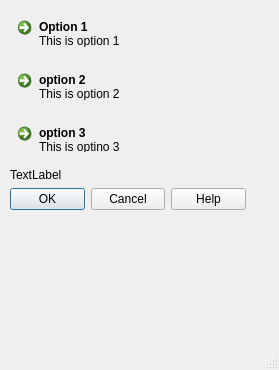
<?xml version="1.0" encoding="UTF-8"?>
<ui version="4.0">
 <class>MainWindow</class>
 <widget class="QMainWindow" name="MainWindow">
  <property name="geometry">
   <rect>
    <x>0</x>
    <y>0</y>
    <width>279</width>
    <height>370</height>
   </rect>
  </property>
  <property name="windowTitle">
   <string>MainWindow</string>
  </property>
  <widget class="QWidget" name="centralwidget">
   <widget class="QWidget" name="">
    <property name="geometry">
     <rect>
      <x>10</x>
      <y>10</y>
      <width>236</width>
      <height>200</height>
     </rect>
    </property>
    <layout class="QVBoxLayout" name="verticalLayout">
     <item>
      <widget class="QCommandLinkButton" name="commandLinkButton">
       <property name="text">
        <string>Option 1</string>
       </property>
       <property name="description">
        <string>This is option 1</string>
       </property>
      </widget>
     </item>
     <item>
      <widget class="QCommandLinkButton" name="commandLinkButton_2">
       <property name="text">
        <string>option 2</string>
       </property>
       <property name="description">
        <string>This is option 2</string>
       </property>
      </widget>
     </item>
     <item>
      <widget class="QCommandLinkButton" name="commandLinkButton_3">
       <property name="whatsThis">
        <string/>
       </property>
       <property name="text">
        <string>option 3</string>
       </property>
       <property name="description">
        <string>This is optino 3</string>
       </property>
      </widget>
     </item>
     <item>
      <widget class="QLabel" name="label">
       <property name="text">
        <string>TextLabel</string>
       </property>
      </widget>
     </item>
     <item>
      <widget class="QDialogButtonBox" name="buttonBox">
       <property name="standardButtons">
        <set>QDialogButtonBox::Cancel|QDialogButtonBox::Help|QDialogButtonBox::Ok</set>
       </property>
      </widget>
     </item>
    </layout>
   </widget>
  </widget>
  <widget class="QMenuBar" name="menubar">
   <property name="geometry">
    <rect>
     <x>0</x>
     <y>0</y>
     <width>279</width>
     <height>42</height>
    </rect>
   </property>
  </widget>
  <widget class="QStatusBar" name="statusbar"/>
 </widget>
 <resources/>
 <connections/>
</ui>
